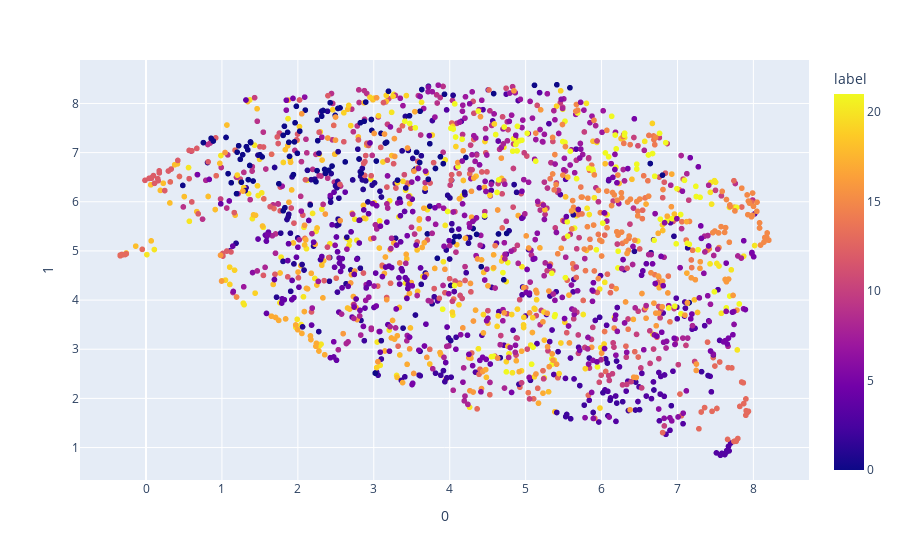

Here is the notebook cell this chart was saved with:
### Code cell
umap_2d = umap.UMAP(n_components=2, init='random', random_state=0, n_neighbors=4, metric="mahalanobis")
proj_2d = umap_2d.fit_transform(df_std)
fig_2d = px.scatter(
    proj_2d, x=0, y=1,
    color=df['label'], labels={'color': 'label'}
)
fig_2d.show()

### Figure 1 — Plotly figure (JSON) as saved in the notebook; plotly's stock layout.template omitted (floating-point values rounded to 4 significant figures; data arrays with more than 128 entries replaced by an {"elided": "..."} marker saying what was removed)
{"data": [{"hovertemplate": "0=%{x}<br>1=%{y}<br>label=%{marker.color}<extra></extra>", "legendgroup": "", "marker": {"color": {"elided": "1941 int values"}, "coloraxis": "coloraxis", "symbol": "circle"}, "mode": "markers", "name": "", "showlegend": false, "type": "scattergl", "x": {"elided": "1941 float values"}, "xaxis": "x", "y": {"elided": "1941 float values"}, "yaxis": "y"}], "layout": {"coloraxis": {"colorbar": {"title": {"text": "label"}}, "colorscale": [[0, "#0d0887"], [0.1111, "#46039f"], [0.2222, "#7201a8"], [0.3333, "#9c179e"], [0.4444, "#bd3786"], [0.5556, "#d8576b"], [0.6667, "#ed7953"], [0.7778, "#fb9f3a"], [0.8889, "#fdca26"], [1, "#f0f921"]]}, "legend": {"tracegroupgap": 0}, "margin": {"t": 60}, "xaxis": {"anchor": "y", "domain": [0, 1], "title": {"text": "0"}}, "yaxis": {"anchor": "x", "domain": [0, 1], "title": {"text": "1"}}}}
